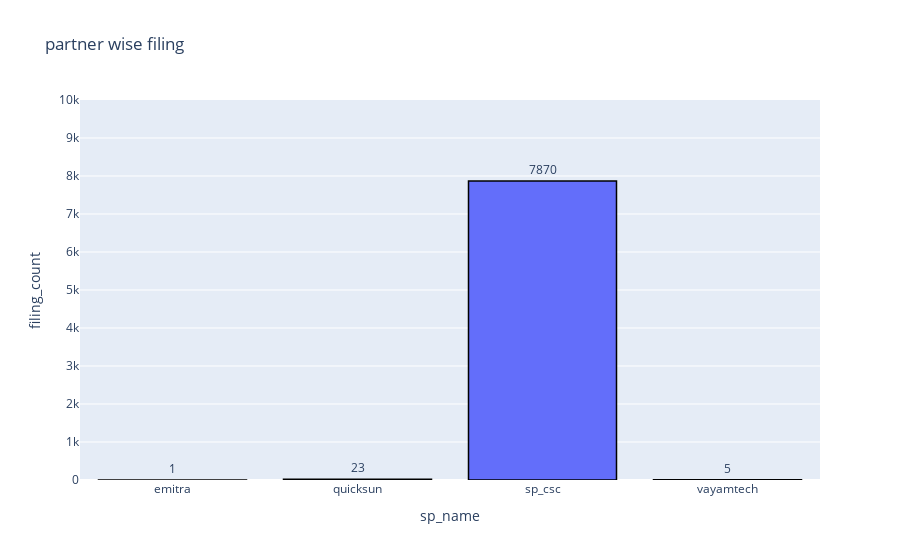

Notebook code cell kept with this figure:
### Code cell
fig = px.bar(
    partner_wise_filing_count,
    x = 'sp_name',
    y = 'filing_count',
    title= 'partner wise filing',  
    text_auto = True ,
    color_continuous_scale='blues'
    )
fig.update_traces(
    textposition="outside",
    marker_line_color = 'black',
    marker_line_width=1.5
) 
fig.update_layout(yaxis=dict(range=[0, 10000]))
fig.show()

### Figure 1 — Plotly figure (JSON) as saved in the notebook; plotly's stock layout.template omitted (floating-point values rounded to 4 significant figures)
{"data": [{"alignmentgroup": "True", "hovertemplate": "sp_name=%{x}<br>filing_count=%{y}<extra></extra>", "legendgroup": "", "marker": {"color": "#636efa", "line": {"color": "black", "width": 1.5}, "pattern": {"shape": ""}}, "name": "", "offsetgroup": "", "orientation": "v", "showlegend": false, "textposition": "outside", "texttemplate": "%{y}", "type": "bar", "x": ["emitra", "quicksun", "sp_csc", "vayamtech"], "xaxis": "x", "y": [1, 23, 7870, 5], "yaxis": "y"}], "layout": {"autosize": true, "barmode": "relative", "legend": {"tracegroupgap": 0}, "title": {"text": "partner wise filing"}, "xaxis": {"anchor": "y", "autorange": true, "domain": [0, 1], "range": [-0.5, 3.5], "title": {"text": "sp_name"}, "type": "category"}, "yaxis": {"anchor": "x", "domain": [0, 1], "range": [0, 10000], "title": {"text": "filing_count"}, "type": "linear"}}}
